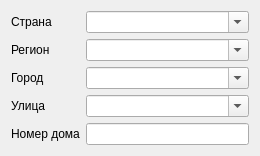
<?xml version="1.0" encoding="UTF-8"?>
<ui version="4.0">
 <class>AddressWidget</class>
 <widget class="QWidget" name="AddressWidget">
  <property name="geometry">
   <rect>
    <x>0</x>
    <y>0</y>
    <width>260</width>
    <height>155</height>
   </rect>
  </property>
  <property name="windowTitle">
   <string>Form</string>
  </property>
  <layout class="QFormLayout" name="formLayout">
   <item row="0" column="0">
    <widget class="QLabel" name="label">
     <property name="text">
      <string>Страна</string>
     </property>
    </widget>
   </item>
   <item row="0" column="1">
    <widget class="QComboBox" name="country_box">
     <property name="editable">
      <bool>true</bool>
     </property>
    </widget>
   </item>
   <item row="1" column="0">
    <widget class="QLabel" name="label_2">
     <property name="text">
      <string>Регион</string>
     </property>
    </widget>
   </item>
   <item row="1" column="1">
    <widget class="QComboBox" name="region_box">
     <property name="editable">
      <bool>true</bool>
     </property>
    </widget>
   </item>
   <item row="2" column="0">
    <widget class="QLabel" name="label_4">
     <property name="text">
      <string>Город</string>
     </property>
    </widget>
   </item>
   <item row="2" column="1">
    <widget class="QComboBox" name="city_box">
     <property name="editable">
      <bool>true</bool>
     </property>
    </widget>
   </item>
   <item row="3" column="0">
    <widget class="QLabel" name="label_5">
     <property name="text">
      <string>Улица</string>
     </property>
    </widget>
   </item>
   <item row="3" column="1">
    <widget class="QComboBox" name="street_box">
     <property name="editable">
      <bool>true</bool>
     </property>
    </widget>
   </item>
   <item row="4" column="0">
    <widget class="QLabel" name="lphone">
     <property name="text">
      <string>Номер дома</string>
     </property>
    </widget>
   </item>
   <item row="4" column="1">
    <widget class="QLineEdit" name="house_edit"/>
   </item>
  </layout>
 </widget>
 <resources/>
 <connections/>
</ui>
